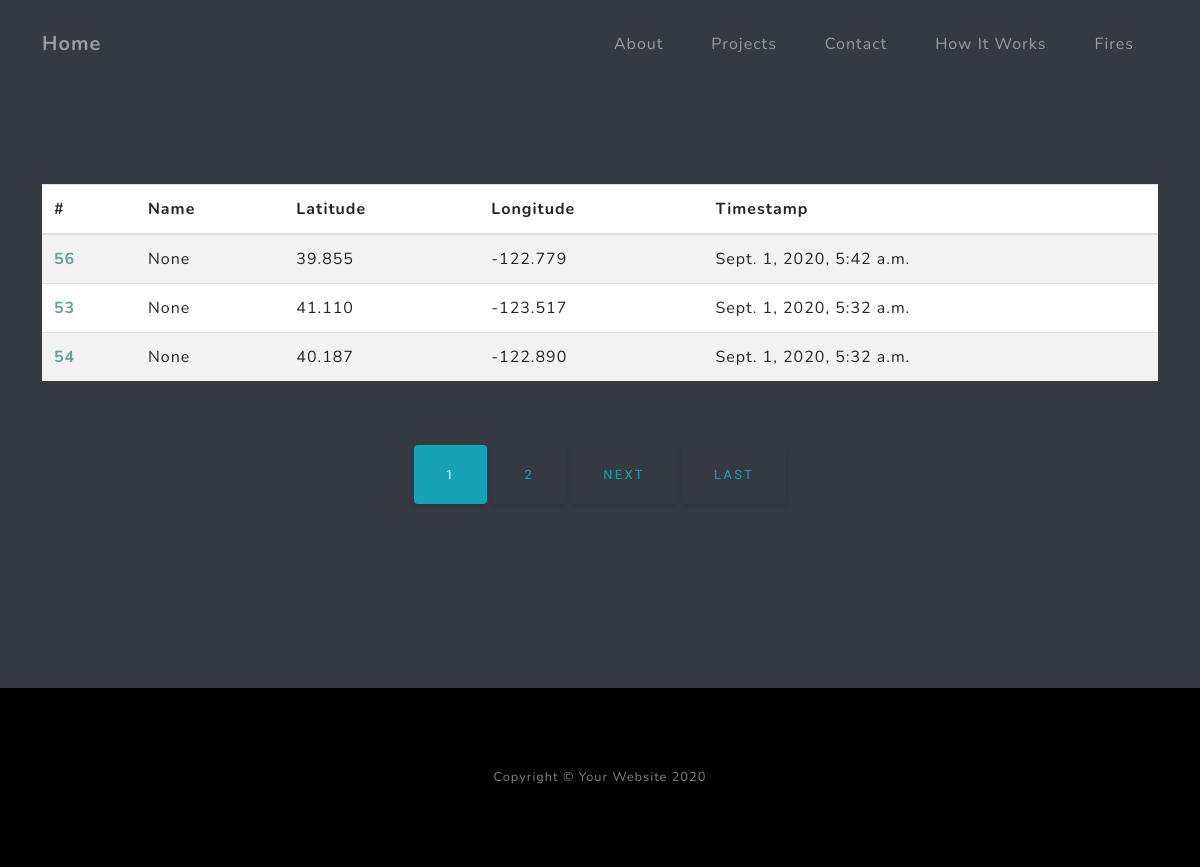
/firepage/, run on an earlier commit of the app's database.
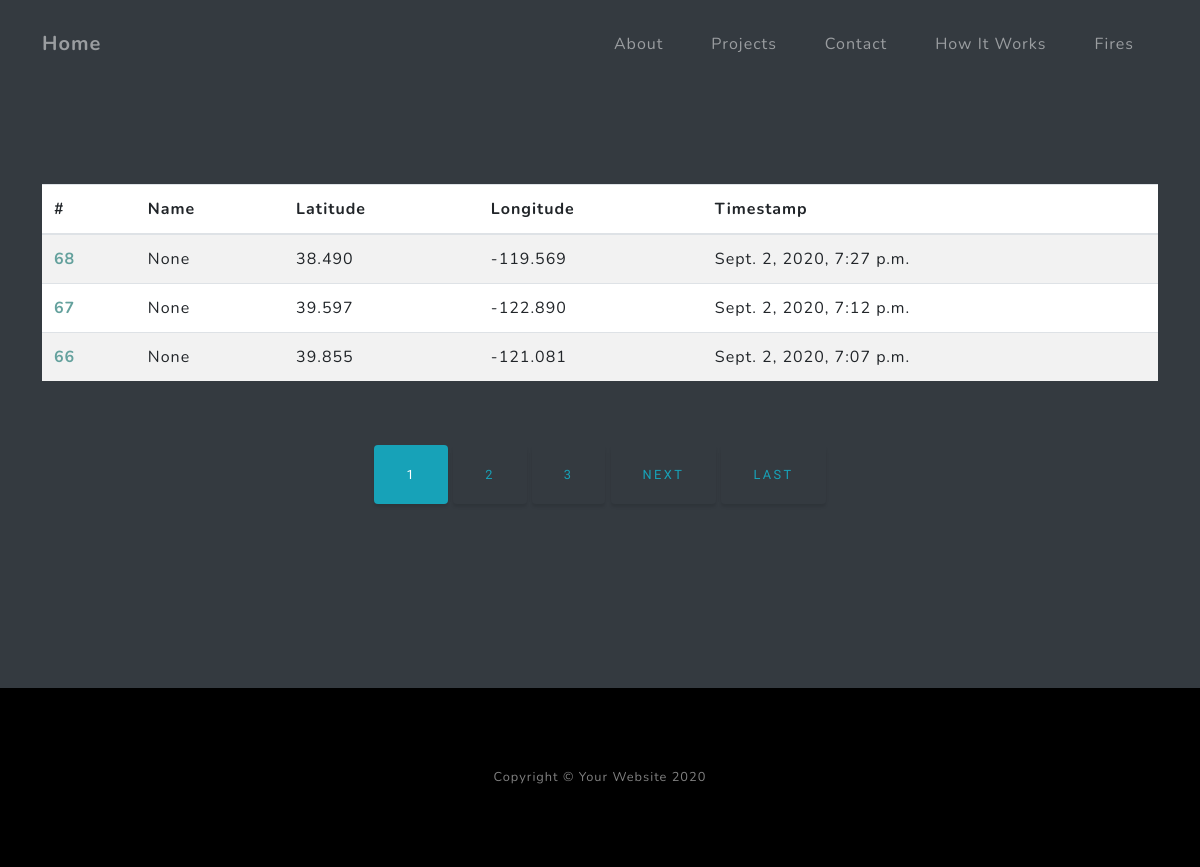
And on a later commit of the database.
### pages/models.py (models this page shows)
class FireModel(models.Model):
    LIG = "LIGHTNING"
    MAN = "MANMADE"
    UNK = "UNKOWN"
    VH = "VERY HIGH"
    H = "HIGH"
    M = "MEDIUM"
    L = "LOW"
    name                 = models.CharField(max_length=50, null=True, blank=True)
    latitude             = models.FloatField(validators=[MinValueValidator(-90.0), MaxValueValidator(90.0)])
    longitude            = models.FloatField(validators=[MinValueValidator(-180.0), MaxValueValidator(180.0)])
    timestamp            = models.DateTimeField()
    latest_timestamp     = models.DateTimeField()
    image                = models.ImageField(upload_to='fires_pics', null=True, blank=True)
    cause                = models.CharField(max_length=50, choices=((LIG, 'lightning'), (MAN, 'man-made'), (UNK, 'unknown'),), default='unknown')
    short_description    = models.CharField(max_length=200, null=True, blank=True)
    long_description     = models.CharField(max_length=1000, null=True, blank=True)
    probability          = models.CharField(max_length=10, choices=((VH, 'very high'), (H, 'high'), (M, 'medium'), (L, 'low'), (UNK, 'unknown'),), default='unknown')
    anomaly_arr          = models.BinaryField()
    cluster_lst          = models.BinaryField()
    px_idx_x             = models.IntegerField(default=0)
    px_idx_y             = models.IntegerField(default=0)
    time_graph_pts       = models.BinaryField(default=None)
    pred_graph_pts       = models.BinaryField(default=obj_to_binfield([]))
    diff_graph_pts       = models.BinaryField(default=obj_to_binfield([]))
    cloud_graph_pts      = models.BinaryField(default=obj_to_binfield([]))
    actual_7_graph_pts   = models.BinaryField(default=obj_to_binfield([]))
    actual_14_graph_pts  = models.BinaryField(default=obj_to_binfield([]))
    lightning_lat        = models.FloatField(null=True, blank=True, default=None)
    lightning_lon        = models.FloatField(null=True, blank=True, default=None)
    lightning_timestamp  = models.DateTimeField(null=True, blank=True, default=None)

### pages/views.py (the view)
# urls.py: path('firepage/', FirePageView.as_view(), name='firepage'),
class FirePageView(ListView):
    model = FireModel
    template_name = 'firepage.html'
    context_object_name = 'fire_list'
    ordering = ['-timestamp']
    paginate_by = 3

### templates/firepage.html (shortened to what this page needs)
{% extends 'base.html'%}
{% block content %}
<section class="projects-section bg-dark" id="projects">
    <div class="container">
        <div class="row align-items-center no-gutters mb-4 mb-lg-5">
            <div class="col-xl-1 col-lg-7"><img class="img-fluid mb-3 mb-lg-0" src="{{fire.image.url}}" alt="" /></div>
            <table class="table table-striped" style="background-color:white">
            <thead>
                <tr>
                <th scope="col">#</th>
                <th scope="col">Name</th>
                <th scope="col">Latitude</th>
                <th scope="col">Longitude</th>
                <th scope="col">Timestamp</th>
                </tr>
            </thead>
            <tbody>
                {% for fire in fire_list %}
                <tr href="/firedetail/{{ fire.id }}">
                <th scope="row"><a href="/firedetail/{{ fire.id }}">{{ fire.id }}</a></th>
                <td>{{ fire.name }}</td>
                <td>{{ fire.latitude|floatformat:3 }}</td>
                <td>{{ fire.longitude|floatformat:3 }}</td>
                <td>{{ fire.timestamp }}</td>
                </tr>
                {% endfor %}
            </tbody>
            </table>
        </div>
        <div class='text-center'>
        {% if is_paginated %}
            {% for num in page_obj.paginator.page_range %}
                {% if page_obj.number == num %}
                    <a class='btn btn-info mb-4' href="?page={{ num }}"> {{ num }} </a>
                {% elif num > page_obj.number|add:'-3' and num < page_obj.number|add:'3' %}
                    <a class='btn btn-outline-info mb-4' href="?page={{ num }}"> {{ num }} </a>
                {% endif %}
            {% endfor %}
            {% if page_obj.has_next %}
                <a class='btn btn-outline-info mb-4' href="?page={{ page_obj.next_page_number }}"> Next </a>
                <a class='btn btn-outline-info mb-4' href="?page={{ page_obj.paginator.num_pages }}"> Last </a>
            {% endif %}
        {% endif %}
        </div>
</section>
{% endblock content %}

What changed in the data, as far as the page shows it:
no longer on this page (row edited): FireModel: id "56", name "None", latitude "39.855", longitude "-122.779", timestamp "Sept. 1, 2020, 5:42 a.m."
no longer on this page (row edited): FireModel: id "53", name "None", latitude "41.110", longitude "-123.517", timestamp "Sept. 1, 2020, 5:32 a.m."
no longer on this page (row edited): FireModel: id "54", name "None", latitude "40.187", longitude "-122.890", timestamp "Sept. 1, 2020, 5:32 a.m."
added FireModel: id "68", name "None", latitude "38.490", longitude "-119.569", timestamp "Sept. 2, 2020, 7:27 p.m."
added FireModel: id "67", name "None", latitude "39.597", longitude "-122.890", timestamp "Sept. 2, 2020, 7:12 p.m."
added FireModel: id "66", name "None", latitude "39.855", longitude "-121.081", timestamp "Sept. 2, 2020, 7:07 p.m."
Also different on the page:
new list line: "3"
